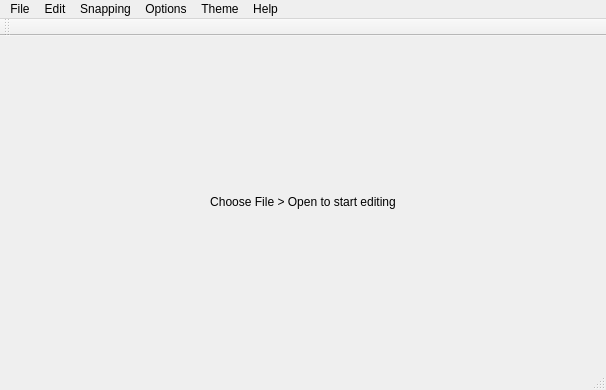
<?xml version="1.0" encoding="UTF-8"?>
<ui version="4.0">
 <class>EditorMainWindow</class>
 <widget class="QMainWindow" name="EditorMainWindow">
  <property name="geometry">
   <rect>
    <x>0</x>
    <y>0</y>
    <width>606</width>
    <height>390</height>
   </rect>
  </property>
  <property name="windowTitle">
   <string/>
  </property>
  <property name="windowIcon">
   <iconset>
    <normaloff>:/images/app.ico</normaloff>:/images/app.ico</iconset>
  </property>
  <widget class="QWidget" name="centralwidget">
   <layout class="QHBoxLayout" name="horizontalLayout">
    <property name="leftMargin">
     <number>0</number>
    </property>
    <property name="topMargin">
     <number>0</number>
    </property>
    <property name="rightMargin">
     <number>0</number>
    </property>
    <property name="bottomMargin">
     <number>0</number>
    </property>
    <item>
     <widget class="QStackedWidget" name="stackedWidget">
      <property name="currentIndex">
       <number>0</number>
      </property>
      <widget class="QWidget" name="page">
       <layout class="QHBoxLayout" name="horizontalLayout_3">
        <item>
         <widget class="QLabel" name="lblStatus">
          <property name="text">
           <string>Choose File &gt; Open to start editing</string>
          </property>
          <property name="alignment">
           <set>Qt::AlignCenter</set>
          </property>
         </widget>
        </item>
       </layout>
      </widget>
      <widget class="QWidget" name="page_2">
       <layout class="QHBoxLayout" name="horizontalLayout_2">
        <item>
         <widget class="QTabWidget" name="tabWidget">
          <property name="enabled">
           <bool>true</bool>
          </property>
          <property name="tabPosition">
           <enum>QTabWidget::North</enum>
          </property>
          <property name="tabShape">
           <enum>QTabWidget::Rounded</enum>
          </property>
          <property name="currentIndex">
           <number>-1</number>
          </property>
          <property name="documentMode">
           <bool>true</bool>
          </property>
          <property name="tabsClosable">
           <bool>true</bool>
          </property>
          <property name="movable">
           <bool>true</bool>
          </property>
         </widget>
        </item>
       </layout>
      </widget>
     </widget>
    </item>
   </layout>
  </widget>
  <widget class="QMenuBar" name="menubar">
   <property name="geometry">
    <rect>
     <x>0</x>
     <y>0</y>
     <width>606</width>
     <height>21</height>
    </rect>
   </property>
   <widget class="QMenu" name="menuFile">
    <property name="title">
     <string>File</string>
    </property>
    <addaction name="actionNew_path"/>
    <addaction name="action_open_path"/>
    <addaction name="separator"/>
    <addaction name="action_save_path"/>
    <addaction name="action_save_path_as"/>
    <addaction name="action_run_level"/>
    <addaction name="action_exit_application"/>
    <addaction name="actionSave_As"/>
    <addaction name="actionSave_all"/>
    <addaction name="actionExport_to_lvl"/>
    <addaction name="actionExport_and_play"/>
    <addaction name="separator"/>
    <addaction name="action_close_path"/>
   </widget>
   <widget class="QMenu" name="menuHelp">
    <property name="title">
     <string>Help</string>
    </property>
    <addaction name="action_about"/>
    <addaction name="action_about_qt"/>
   </widget>
   <widget class="QMenu" name="menuOptions">
    <property name="enabled">
     <bool>true</bool>
    </property>
    <property name="title">
     <string>Options</string>
    </property>
    <addaction name="action_toggle_show_grid"/>
    <addaction name="action_toggle_bring_selection_to_front"/>
    <addaction name="actionItem_transparency"/>
   </widget>
   <widget class="QMenu" name="menuEdit">
    <property name="title">
     <string>Edit</string>
    </property>
    <addaction name="action_undo"/>
    <addaction name="action_redo"/>
    <addaction name="action_cut"/>
    <addaction name="action_copy"/>
    <addaction name="action_paste"/>
    <addaction name="separator"/>
    <addaction name="actionCut"/>
    <addaction name="actionCopy"/>
    <addaction name="actionPaste"/>
    <addaction name="separator"/>
    <addaction name="action_zoom_in"/>
    <addaction name="action_zoom_out"/>
    <addaction name="action_zoom_reset"/>
    <addaction name="action_add_new_collision_item"/>
    <addaction name="action_add_new_map_object"/>
    <addaction name="action_delete_selected_items"/>
    <addaction name="separator"/>
    <addaction name="actionEdit_HintFly_messages"/>
    <addaction name="actionEdit_LCDScreen_messages"/>
    <addaction name="actionEdit_path_data"/>
    <addaction name="actionEdit_map_size"/>
    <addaction name="separator"/>
    <addaction name="actionAdd_object"/>
    <addaction name="actionAdd_collision"/>
    <addaction name="separator"/>
    <addaction name="actionConnect_collisions"/>
   </widget>
   <widget class="QMenu" name="menuSnapping">
    <property name="title">
     <string>Snapping</string>
    </property>
    <addaction name="action_snap_collision_items_on_x"/>
    <addaction name="action_snap_collision_objects_on_y"/>
    <addaction name="action_snap_map_objects_x"/>
    <addaction name="action_snap_map_objects_y"/>
   </widget>
   <widget class="QMenu" name="menuTheme">
    <property name="title">
     <string>Theme</string>
    </property>
    <addaction name="actionDark_theme"/>
    <addaction name="actionDark_Fusion_theme"/>
   </widget>
   <addaction name="menuFile"/>
   <addaction name="menuEdit"/>
   <addaction name="menuSnapping"/>
   <addaction name="menuOptions"/>
   <addaction name="menuTheme"/>
   <addaction name="menuHelp"/>
  </widget>
  <widget class="QStatusBar" name="statusbar"/>
  <widget class="QToolBar" name="toolBar">
   <property name="windowTitle">
    <string>toolBar</string>
   </property>
   <property name="movable">
    <bool>true</bool>
   </property>
   <property name="iconSize">
    <size>
     <width>16</width>
     <height>16</height>
    </size>
   </property>
   <property name="toolButtonStyle">
    <enum>Qt::ToolButtonIconOnly</enum>
   </property>
   <property name="floatable">
    <bool>false</bool>
   </property>
   <attribute name="toolBarArea">
    <enum>TopToolBarArea</enum>
   </attribute>
   <attribute name="toolBarBreak">
    <bool>false</bool>
   </attribute>
  </widget>
  <action name="action_open_path">
   <property name="icon">
    <iconset resource="resources.qrc">
     <normaloff>:/icons/rsc/icons/open.png</normaloff>:/icons/rsc/icons/open.png</iconset>
   </property>
   <property name="text">
    <string>Open path</string>
   </property>
   <property name="shortcut">
    <string>Ctrl+O</string>
   </property>
   <property name="iconVisibleInMenu">
    <bool>true</bool>
   </property>
  </action>
  <action name="action_close_path">
   <property name="icon">
    <iconset resource="resources.qrc">
     <normaloff>:/icons/rsc/icons/Close.png</normaloff>:/icons/rsc/icons/Close.png</iconset>
   </property>
   <property name="text">
    <string>Close path</string>
   </property>
   <property name="shortcut">
    <string>Ctrl+W</string>
   </property>
   <property name="iconVisibleInMenu">
    <bool>true</bool>
   </property>
  </action>
  <action name="action_exit_application">
   <property name="icon">
    <iconset>
     <normaloff>:/images/delete.png</normaloff>:/images/delete.png</iconset>
   </property>
   <property name="text">
    <string>Exit</string>
   </property>
   <property name="shortcut">
    <string>Ctrl+Q</string>
   </property>
   <property name="visible">
    <bool>false</bool>
   </property>
   <property name="iconVisibleInMenu">
    <bool>true</bool>
   </property>
  </action>
  <action name="action_save_path">
   <property name="icon">
    <iconset resource="resources.qrc">
     <normaloff>:/icons/rsc/icons/Save.png</normaloff>:/icons/rsc/icons/Save.png</iconset>
   </property>
   <property name="text">
    <string>Save</string>
   </property>
   <property name="iconText">
    <string>Save</string>
   </property>
   <property name="toolTip">
    <string>Save</string>
   </property>
   <property name="shortcut">
    <string>Ctrl+S</string>
   </property>
   <property name="shortcutContext">
    <enum>Qt::WindowShortcut</enum>
   </property>
   <property name="visible">
    <bool>true</bool>
   </property>
   <property name="iconVisibleInMenu">
    <bool>true</bool>
   </property>
  </action>
  <action name="action_about_qt">
   <property name="icon">
    <iconset>
     <normaloff>:/images/qt.png</normaloff>:/images/qt.png</iconset>
   </property>
   <property name="text">
    <string>About Qt</string>
   </property>
   <property name="iconVisibleInMenu">
    <bool>true</bool>
   </property>
  </action>
  <action name="action_about">
   <property name="icon">
    <iconset>
     <normaloff>:/images/application_osx_terminal.png</normaloff>:/images/application_osx_terminal.png</iconset>
   </property>
   <property name="text">
    <string>About</string>
   </property>
   <property name="iconVisibleInMenu">
    <bool>true</bool>
   </property>
  </action>
  <action name="action_toggle_show_grid">
   <property name="checkable">
    <bool>false</bool>
   </property>
   <property name="checked">
    <bool>false</bool>
   </property>
   <property name="enabled">
    <bool>true</bool>
   </property>
   <property name="icon">
    <iconset>
     <normaloff>:/images/grid.png</normaloff>:/images/grid.png</iconset>
   </property>
   <property name="text">
    <string>Toggle grid</string>
   </property>
   <property name="visible">
    <bool>true</bool>
   </property>
   <property name="iconVisibleInMenu">
    <bool>true</bool>
   </property>
  </action>
  <action name="action_toggle_show_screens">
   <property name="checkable">
    <bool>false</bool>
   </property>
   <property name="checked">
    <bool>false</bool>
   </property>
   <property name="icon">
    <iconset>
     <normaloff>:/images/screen.png</normaloff>:/images/screen.png</iconset>
   </property>
   <property name="text">
    <string>Toggle show screens</string>
   </property>
   <property name="iconVisibleInMenu">
    <bool>true</bool>
   </property>
  </action>
  <action name="action_toggle_show_collision_items">
   <property name="checkable">
    <bool>false</bool>
   </property>
   <property name="checked">
    <bool>false</bool>
   </property>
   <property name="icon">
    <iconset>
     <normaloff>:/images/collisionitem.png</normaloff>:/images/collisionitem.png</iconset>
   </property>
   <property name="text">
    <string>Toggle show collision items</string>
   </property>
   <property name="iconVisibleInMenu">
    <bool>true</bool>
   </property>
  </action>
  <action name="action_toggle_show_map_objects">
   <property name="checkable">
    <bool>false</bool>
   </property>
   <property name="checked">
    <bool>false</bool>
   </property>
   <property name="icon">
    <iconset>
     <normaloff>:/images/map.png</normaloff>:/images/map.png</iconset>
   </property>
   <property name="text">
    <string>Toggle show map objects</string>
   </property>
   <property name="iconVisibleInMenu">
    <bool>true</bool>
   </property>
  </action>
  <action name="action_undo">
   <property name="enabled">
    <bool>true</bool>
   </property>
   <property name="text">
    <string>Undo</string>
   </property>
   <property name="shortcut">
    <string>Ctrl+Z</string>
   </property>
   <property name="iconVisibleInMenu">
    <bool>true</bool>
   </property>
  </action>
  <action name="action_redo">
   <property name="enabled">
    <bool>true</bool>
   </property>
   <property name="text">
    <string>Redo</string>
   </property>
   <property name="shortcut">
    <string>Ctrl+Y</string>
   </property>
   <property name="iconVisibleInMenu">
    <bool>true</bool>
   </property>
  </action>
  <action name="action_zoom_reset">
   <property name="enabled">
    <bool>true</bool>
   </property>
   <property name="icon">
    <iconset resource="resources.qrc">
     <normaloff>:/icons/rsc/icons/zoom_reset.png</normaloff>:/icons/rsc/icons/zoom_reset.png</iconset>
   </property>
   <property name="text">
    <string>Reset zoom</string>
   </property>
   <property name="shortcut">
    <string>/</string>
   </property>
   <property name="visible">
    <bool>true</bool>
   </property>
   <property name="iconVisibleInMenu">
    <bool>true</bool>
   </property>
  </action>
  <action name="action_zoom_in">
   <property name="enabled">
    <bool>true</bool>
   </property>
   <property name="icon">
    <iconset resource="resources.qrc">
     <normaloff>:/icons/rsc/icons/zoom_in.png</normaloff>:/icons/rsc/icons/zoom_in.png</iconset>
   </property>
   <property name="text">
    <string>Zoom in</string>
   </property>
   <property name="shortcut">
    <string>+</string>
   </property>
   <property name="visible">
    <bool>true</bool>
   </property>
   <property name="iconVisibleInMenu">
    <bool>true</bool>
   </property>
  </action>
  <action name="action_zoom_out">
   <property name="enabled">
    <bool>true</bool>
   </property>
   <property name="icon">
    <iconset resource="resources.qrc">
     <normaloff>:/icons/rsc/icons/zoom_out.png</normaloff>:/icons/rsc/icons/zoom_out.png</iconset>
   </property>
   <property name="text">
    <string>Zoom out</string>
   </property>
   <property name="shortcut">
    <string>-</string>
   </property>
   <property name="visible">
    <bool>true</bool>
   </property>
   <property name="iconVisibleInMenu">
    <bool>true</bool>
   </property>
  </action>
  <action name="action_add_new_collision_item">
   <property name="enabled">
    <bool>false</bool>
   </property>
   <property name="icon">
    <iconset>
     <normaloff>:/images/wrench.png</normaloff>:/images/wrench.png</iconset>
   </property>
   <property name="text">
    <string>Add new collision item</string>
   </property>
   <property name="shortcut">
    <string>Ctrl+M</string>
   </property>
   <property name="visible">
    <bool>false</bool>
   </property>
   <property name="iconVisibleInMenu">
    <bool>true</bool>
   </property>
  </action>
  <action name="action_add_new_map_object">
   <property name="enabled">
    <bool>false</bool>
   </property>
   <property name="icon">
    <iconset>
     <normaloff>:/images/add.png</normaloff>:/images/add.png</iconset>
   </property>
   <property name="text">
    <string>Add new map object</string>
   </property>
   <property name="shortcut">
    <string>Ctrl+N</string>
   </property>
   <property name="visible">
    <bool>false</bool>
   </property>
   <property name="iconVisibleInMenu">
    <bool>true</bool>
   </property>
  </action>
  <action name="action_save_path_as">
   <property name="enabled">
    <bool>false</bool>
   </property>
   <property name="icon">
    <iconset>
     <normaloff>:/images/database_save.png</normaloff>:/images/database_save.png</iconset>
   </property>
   <property name="text">
    <string>Save as</string>
   </property>
   <property name="shortcut">
    <string>Ctrl+A</string>
   </property>
   <property name="visible">
    <bool>false</bool>
   </property>
   <property name="iconVisibleInMenu">
    <bool>true</bool>
   </property>
  </action>
  <action name="action_delete_selected_items">
   <property name="enabled">
    <bool>false</bool>
   </property>
   <property name="icon">
    <iconset>
     <normaloff>:/images/application_delete.png</normaloff>:/images/application_delete.png</iconset>
   </property>
   <property name="text">
    <string>Delete selected item(s)</string>
   </property>
   <property name="iconText">
    <string>Delete selected item(s)</string>
   </property>
   <property name="shortcut">
    <string>Del</string>
   </property>
   <property name="visible">
    <bool>false</bool>
   </property>
   <property name="iconVisibleInMenu">
    <bool>true</bool>
   </property>
  </action>
  <action name="action_run_level">
   <property name="enabled">
    <bool>false</bool>
   </property>
   <property name="icon">
    <iconset>
     <normaloff>:/images/wrench_orange.png</normaloff>:/images/wrench_orange.png</iconset>
   </property>
   <property name="text">
    <string>Run game</string>
   </property>
   <property name="shortcut">
    <string>Ctrl+R</string>
   </property>
   <property name="visible">
    <bool>false</bool>
   </property>
  </action>
  <action name="action_copy">
   <property name="icon">
    <iconset>
     <normaloff>:/images/copy.png</normaloff>:/images/copy.png</iconset>
   </property>
   <property name="text">
    <string>Copy</string>
   </property>
   <property name="shortcut">
    <string>Ctrl+C</string>
   </property>
   <property name="visible">
    <bool>false</bool>
   </property>
   <property name="iconVisibleInMenu">
    <bool>true</bool>
   </property>
  </action>
  <action name="action_paste">
   <property name="icon">
    <iconset>
     <normaloff>:/images/paste.png</normaloff>:/images/paste.png</iconset>
   </property>
   <property name="text">
    <string>Paste</string>
   </property>
   <property name="shortcut">
    <string>Ctrl+V</string>
   </property>
   <property name="visible">
    <bool>false</bool>
   </property>
   <property name="iconVisibleInMenu">
    <bool>true</bool>
   </property>
  </action>
  <action name="action_snap_collision_items_on_x">
   <property name="checkable">
    <bool>true</bool>
   </property>
   <property name="enabled">
    <bool>true</bool>
   </property>
   <property name="icon">
    <iconset resource="resources.qrc">
     <normaloff>:/icons/rsc/icons/Snap_Line_X.png</normaloff>:/icons/rsc/icons/Snap_Line_X.png</iconset>
   </property>
   <property name="text">
    <string>Snap collision objects on X</string>
   </property>
   <property name="visible">
    <bool>true</bool>
   </property>
   <property name="iconVisibleInMenu">
    <bool>true</bool>
   </property>
  </action>
  <action name="action_snap_map_objects_x">
   <property name="checkable">
    <bool>true</bool>
   </property>
   <property name="icon">
    <iconset resource="resources.qrc">
     <normaloff>:/icons/rsc/icons/Snap_Object_X.png</normaloff>:/icons/rsc/icons/Snap_Object_X.png</iconset>
   </property>
   <property name="text">
    <string>Snap map objects on X</string>
   </property>
   <property name="visible">
    <bool>true</bool>
   </property>
   <property name="iconVisibleInMenu">
    <bool>true</bool>
   </property>
  </action>
  <action name="action_set_transparency_levels">
   <property name="icon">
    <iconset>
     <normaloff>:/images/transparency.png</normaloff>:/images/transparency.png</iconset>
   </property>
   <property name="text">
    <string>Set transparency levels</string>
   </property>
   <property name="iconText">
    <string>Set transparency levels</string>
   </property>
   <property name="toolTip">
    <string>Set transparency levels</string>
   </property>
   <property name="iconVisibleInMenu">
    <bool>true</bool>
   </property>
  </action>
  <action name="action_cut">
   <property name="icon">
    <iconset>
     <normaloff>:/images/cut.png</normaloff>:/images/cut.png</iconset>
   </property>
   <property name="text">
    <string>Cut</string>
   </property>
   <property name="shortcut">
    <string>Ctrl+X</string>
   </property>
   <property name="visible">
    <bool>false</bool>
   </property>
   <property name="iconVisibleInMenu">
    <bool>true</bool>
   </property>
  </action>
  <action name="action_toggle_freeze_collision_objects">
   <property name="icon">
    <iconset>
     <normaloff>:/images/lock_open.png</normaloff>:/images/lock_open.png</iconset>
   </property>
   <property name="text">
    <string>Toggle freeze collision objects</string>
   </property>
   <property name="iconVisibleInMenu">
    <bool>true</bool>
   </property>
  </action>
  <action name="action_toggle_freeze_map_objects">
   <property name="icon">
    <iconset>
     <normaloff>:/images/lock_open.png</normaloff>:/images/lock_open.png</iconset>
   </property>
   <property name="text">
    <string>Toggle freeze map objects</string>
   </property>
   <property name="iconVisibleInMenu">
    <bool>true</bool>
   </property>
  </action>
  <action name="action_toggle_map_object_wire_frame_mode">
   <property name="icon">
    <iconset>
     <normaloff>:/images/wireframe.png</normaloff>:/images/wireframe.png</iconset>
   </property>
   <property name="text">
    <string>Toggle map object wire frame mode</string>
   </property>
   <property name="iconVisibleInMenu">
    <bool>true</bool>
   </property>
  </action>
  <action name="action_path_map_stats">
   <property name="icon">
    <iconset>
     <normaloff>:/images/mapstats.png</normaloff>:/images/mapstats.png</iconset>
   </property>
   <property name="text">
    <string>Path/map stats</string>
   </property>
   <property name="shortcut">
    <string>Ctrl+I</string>
   </property>
  </action>
  <action name="action_snap_collision_objects_on_y">
   <property name="checkable">
    <bool>true</bool>
   </property>
   <property name="icon">
    <iconset resource="resources.qrc">
     <normaloff>:/icons/rsc/icons/Snap_Line_Y.png</normaloff>:/icons/rsc/icons/Snap_Line_Y.png</iconset>
   </property>
   <property name="text">
    <string>Snap collision objects on Y</string>
   </property>
   <property name="visible">
    <bool>true</bool>
   </property>
   <property name="iconVisibleInMenu">
    <bool>true</bool>
   </property>
  </action>
  <action name="action_snap_map_objects_y">
   <property name="checkable">
    <bool>true</bool>
   </property>
   <property name="icon">
    <iconset resource="resources.qrc">
     <normaloff>:/icons/rsc/icons/Snap_Object_Y.png</normaloff>:/icons/rsc/icons/Snap_Object_Y.png</iconset>
   </property>
   <property name="text">
    <string>Snap map objects on Y</string>
   </property>
   <property name="visible">
    <bool>true</bool>
   </property>
   <property name="iconVisibleInMenu">
    <bool>true</bool>
   </property>
  </action>
  <action name="action_toggle_bring_selection_to_front">
   <property name="icon">
    <iconset>
     <normaloff>:/images/bring_to_front.png</normaloff>:/images/bring_to_front.png</iconset>
   </property>
   <property name="text">
    <string>Toggle bring selection to front</string>
   </property>
   <property name="visible">
    <bool>false</bool>
   </property>
   <property name="iconVisibleInMenu">
    <bool>true</bool>
   </property>
  </action>
  <action name="action_reload_xml_properties">
   <property name="icon">
    <iconset>
     <normaloff>:/images/wrench_orange.png</normaloff>:/images/wrench_orange.png</iconset>
   </property>
   <property name="text">
    <string>Debug / Reload xml properties</string>
   </property>
   <property name="iconVisibleInMenu">
    <bool>false</bool>
   </property>
  </action>
  <action name="actionExport_to_lvl">
   <property name="text">
    <string>Export to lvl</string>
   </property>
  </action>
  <action name="actionEdit_HintFly_messages">
   <property name="text">
    <string>Edit HintFly messages</string>
   </property>
  </action>
  <action name="actionEdit_LCDScreen_messages">
   <property name="text">
    <string>Edit LCDScreen messages</string>
   </property>
  </action>
  <action name="actionEdit_path_data">
   <property name="text">
    <string>Edit path data</string>
   </property>
   <property name="shortcut">
    <string>Shift+P</string>
   </property>
  </action>
  <action name="actionEdit_map_size">
   <property name="text">
    <string>Edit map size</string>
   </property>
   <property name="shortcut">
    <string>Shift+M</string>
   </property>
  </action>
  <action name="actionNew_path">
   <property name="text">
    <string>New path</string>
   </property>
  </action>
  <action name="actionSave_As">
   <property name="text">
    <string>Save As...</string>
   </property>
  </action>
  <action name="actionAdd_object">
   <property name="icon">
    <iconset resource="resources.qrc">
     <normaloff>:/icons/rsc/icons/New_Object.png</normaloff>:/icons/rsc/icons/New_Object.png</iconset>
   </property>
   <property name="text">
    <string>Add object</string>
   </property>
   <property name="shortcut">
    <string>Shift+A</string>
   </property>
  </action>
  <action name="actionAdd_collision">
   <property name="icon">
    <iconset resource="resources.qrc">
     <normaloff>:/icons/rsc/icons/New_Line.png</normaloff>:/icons/rsc/icons/New_Line.png</iconset>
   </property>
   <property name="text">
    <string>Add collision</string>
   </property>
   <property name="shortcut">
    <string>Shift+C</string>
   </property>
  </action>
  <action name="actionConnect_collisions">
   <property name="text">
    <string>Connect collisions</string>
   </property>
   <property name="shortcut">
    <string>CTRL+J</string>
   </property>
  </action>
  <action name="actionItem_transparency">
   <property name="text">
    <string>Item transparency</string>
   </property>
  </action>
  <action name="actionCut">
   <property name="text">
    <string>Cut</string>
   </property>
   <property name="shortcut">
    <string>Ctrl+X</string>
   </property>
  </action>
  <action name="actionCopy">
   <property name="text">
    <string>Copy</string>
   </property>
   <property name="shortcut">
    <string>Ctrl+C</string>
   </property>
  </action>
  <action name="actionPaste">
   <property name="text">
    <string>Paste</string>
   </property>
   <property name="shortcut">
    <string>Ctrl+V</string>
   </property>
  </action>
  <action name="actionDark_theme">
   <property name="checkable">
    <bool>true</bool>
   </property>
   <property name="text">
    <string>Dark</string>
   </property>
  </action>
  <action name="actionDefault_theme">
   <property name="checkable">
    <bool>true</bool>
   </property>
   <property name="text">
    <string>Default</string>
   </property>
  </action>
  <action name="actionDark_Fusion_theme">
   <property name="checkable">
    <bool>true</bool>
   </property>
   <property name="text">
    <string>Dark Fusion</string>
   </property>
  </action>
  <action name="actionSave_all">
   <property name="icon">
    <iconset resource="resources.qrc">
     <normaloff>:/icons/rsc/icons/Save_All.png</normaloff>:/icons/rsc/icons/Save_All.png</iconset>
   </property>
   <property name="text">
    <string>Save all</string>
   </property>
  </action>
  <action name="actionExport_and_play">
   <property name="icon">
    <iconset resource="resources.qrc">
     <normaloff>:/icons/rsc/icons/Save_Export_Play.png</normaloff>:/icons/rsc/icons/Save_Export_Play.png</iconset>
   </property>
   <property name="text">
    <string>Export and play</string>
   </property>
  </action>
 </widget>
 <resources>
  <include location="resources.qrc"/>
 </resources>
 <connections/>
</ui>
